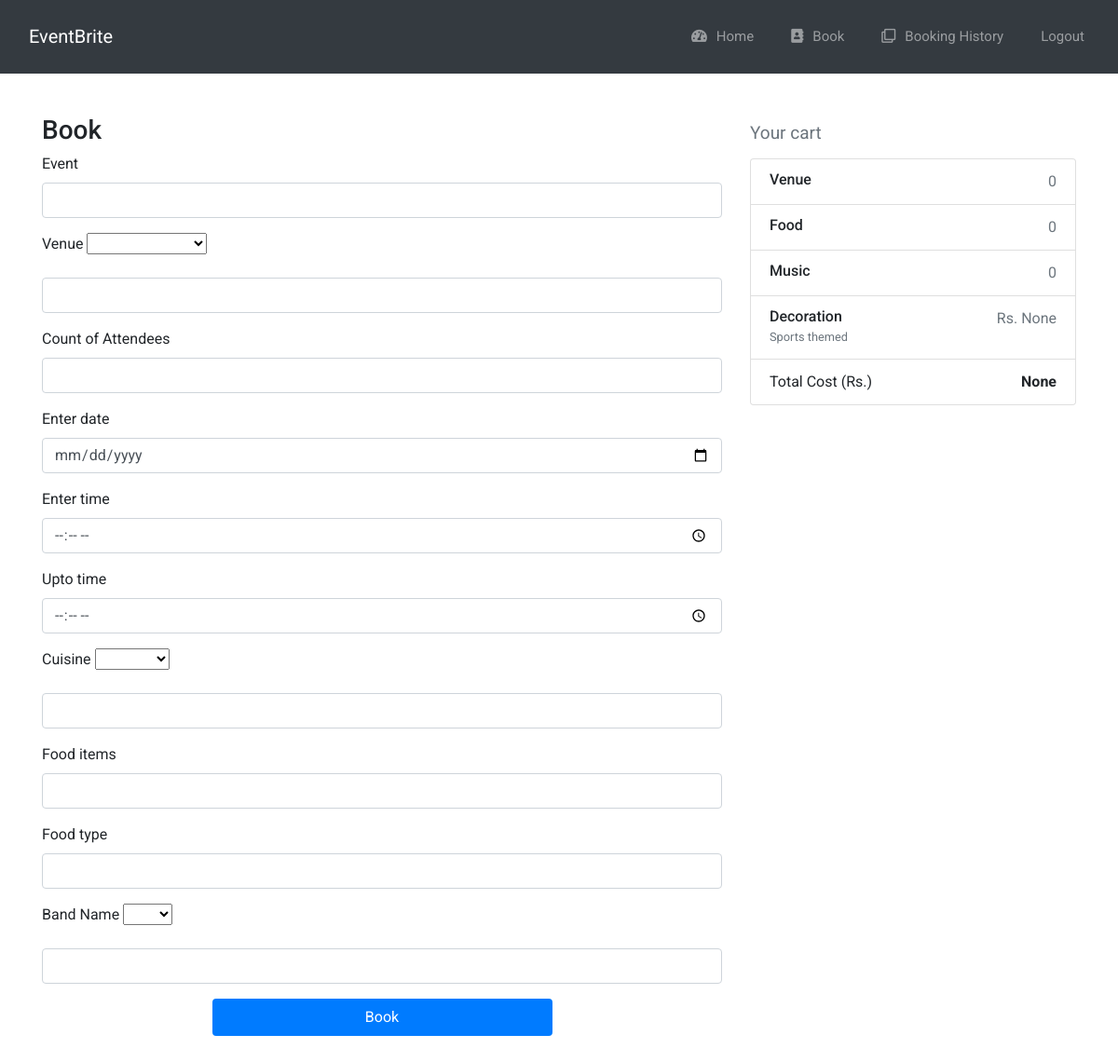
Page /bookings/Sports themed on the earlier database version.
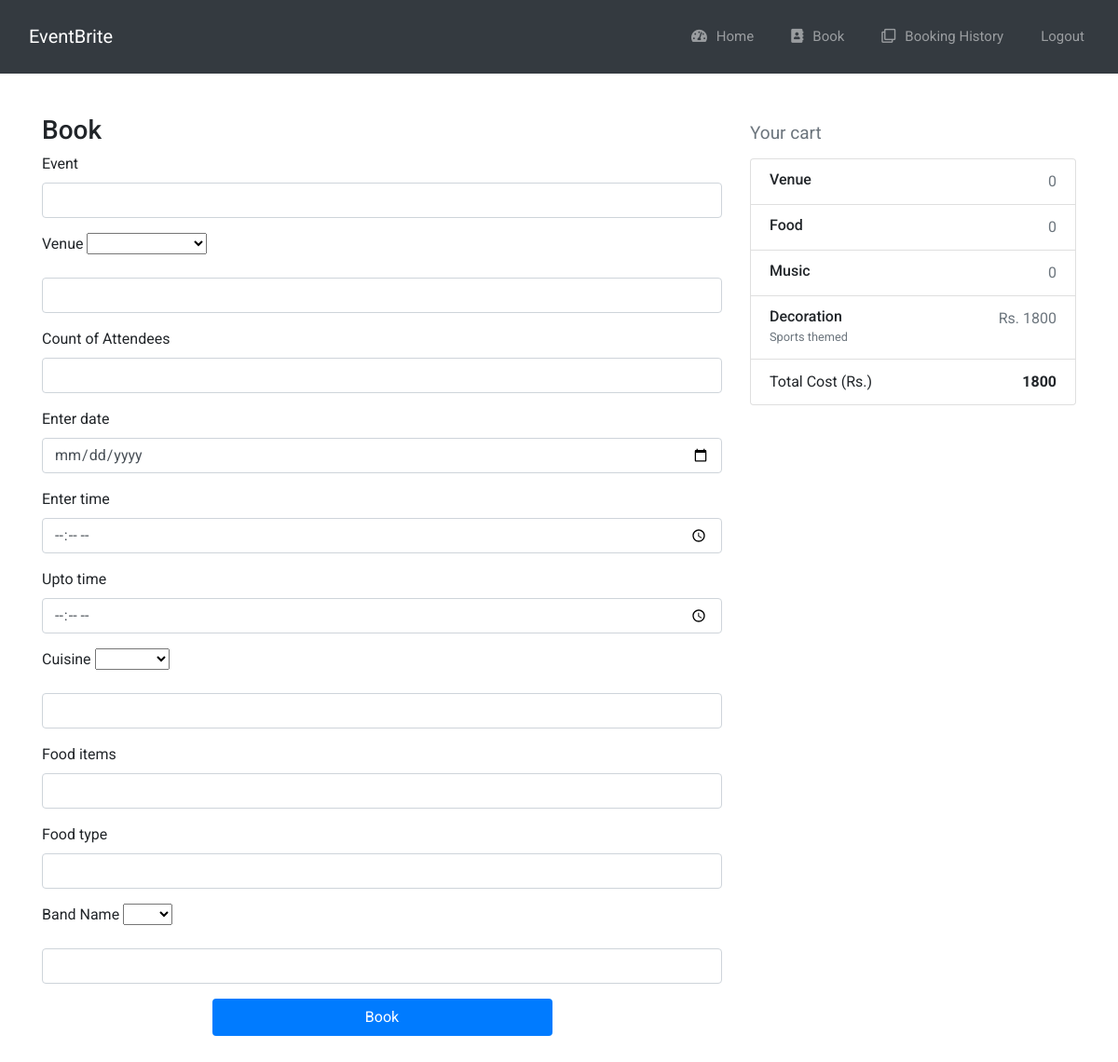
Same page on the later database version.
### app.py (models this page shows)
class Decoration(db.Model):
    id = db.Column(db.Integer, primary_key=True)
    theme_name = db.Column(db.String(50))
    url_pic = db.Column(db.String(50))### Add theme photo
    cost = db.Column(db.Integer)

### app.py (the view, shortened to what this page needs)
@app.route('/bookings/<name>',methods=['GET','POST'])
def bookings(name):
    venue_obj = Venue.query.with_entities(Venue.id, Venue.venue_name, Venue.cost).all()
    food_obj= Food.query.with_entities(Food.id, Food.cuisine, Food.cost_per_head, Food.food_items).all()
    band_obj = Band.query.with_entities(Band.id, Band.band_name, Band.cost).all()
    l=[]
    for x in food_obj:
        l.append(x.food_items)
    print(l)
    decoration_cost = Decoration.query.filter_by(theme_name=name).first().cost
    return render_template('bookings.html',venue=venue_obj,food=food_obj,band=band_obj,l=l, decoration=name, decoration_cost=decoration_cost)

### templates/bookings.html (shortened to what this page needs)
{% extends 'base.html' %}
{%block body%}
<br>
<div class="container theme-showcase col-sm-offset-3" role="main">
      <div class="row">
        <div class="col-md-4 order-md-2 mb-4">
            <h4 class="d-flex justify-content-between align-items-center mb-3">
                <span class="text-muted">Your cart</span>
            </h4>
            <ul class="list-group mb-3 sticky-top">
                <li class="list-group-item d-flex justify-content-between lh-condensed">
                    <div>
                        <h6 class="my-0">Venue</h6>
                    </div>
                    <span class="text-muted" id="_venue_cost">0</span>
                </li>
                <li class="list-group-item d-flex justify-content-between lh-condensed">
                    <div>
                        <h6 class="my-0">Food</h6>
                    </div>
                    <span class="text-muted" id="_food_cost">0</span>
                </li>
                <li class="list-group-item d-flex justify-content-between lh-condensed">
                    <div>
                        <h6 class="my-0">Music</h6>
                    </div>
                    <span class="text-muted" id="_band_cost">0</span>
                </li>
                <li class="list-group-item d-flex justify-content-between lh-condensed">
                    <div>
                        <h6 class="my-0">Decoration</h6>
                        <small class="text-muted">{{decoration}}</small>
                    </div>
                    <span class="text-muted">Rs. {{decoration_cost}}</span>
                </li>
                <li class="list-group-item d-flex justify-content-between">
                    <span>Total Cost (Rs.)</span>
                    <strong id="total_cost">{{decoration_cost}}</strong>
                </li>
            </ul>
        </div>
        <div class="col-md-8 order-md-1">
        <div class="panel panel-primary">
          <div class="panel-heading">
            <h3 class="panel-title">Book</h3>
          </div>
          <div class="panel-body">
            <form method="POST" action="">
              <div class="form-group">
                <div class="form-group">
                    <label for="event">Event</label>
                        <input type="text" class="form-control" id="event" name="event" placeholder="" required>
                </div>
                <div class="form-group">
                    <label for="venue">Venue</label>
                        <select name="band"  onchange="get_cost(this.value, '_venue')">
                            <option value= ""></option>
                </select>
                </div>
                <div class="form-group">
                        <input type="text" class="form-control" id="_venue_" name="_venue_" placeholder="" required>
                </div>
                 <div class="form-group">
                    <label for="attendees">Count of Attendees</label>
                        <input type="number" class="form-control" id="attendees" name="attendees" placeholder="" required>
                </div>
                <div class="form-group">
                    <label for="date">Enter date</label>
                        <input type="date" class="form-control" id="date" name="date" placeholder="" required>
</div>
                <div class="form-group">
                    <label for="time">Enter time</label>
                        <input type="time" class="form-control" id="time" name="time" placeholder="" required>
                </div>
                <div class="form-group">
                    <label for="totime">Upto time</label>
                        <input type="time" class="form-control" id="totime" name="totime" placeholder="" required>
                </div>
                <div class="form-group">
                    <label for="cuisine">Cuisine</label>
                        <select name="cuisine"  onchange="filter_cuisine(this.value)">
                            <option value= ""></option>
                            {% for f in food %}
                            <option value= "{{f}}">{{f.cuisine}}</option>
                           {% endfor%}
                        </select>
                </div>
                <div class="form-group">
                    <input type="text" class="form-control" id="_cuisine_" name="_cuisine_" placeholder="" required>
                </div>
                <div class="form-group">
                    <label for="fitems">Food items</label>
                        <input type="text" class="form-control" id="fitems" name="fitems" placeholder="" required>
                </div>
                <div class="form-group">
                    <label for="ftype">Food type </label>
                        <input type="text" class="form-control" id="ftype" name="ftype" placeholder="" required>
                </div>
                <div class="form-group">
                    <label for="band">Band Name</label>
                        <select name="band"  onchange="get_cost(this.value, '_band')">
                            <option value= ""></option>
                            {% for b in band %}
                            <option value= "{{b}}">{{b.band_name}}</option>
                           {% endfor%}
                        </select>
                </div>
                <div class="form-group">
                    <input type="text" class="form-control" id="_band_" name="_band_" placeholder="" required>
            </div>
              <div style="margin-bottom: 50px; text-align: center;">
                <button type="submit" class="btn btn-primary" style="width: 50%; ">Book</button>
              </div>
            </div>
            </form>
            </div>
        </div>
      </div>
</div>
  </div>
  {% endblock %}

### templates/base.html (shortened to what this page needs)
<!DOCTYPE html>
<html lang="en" >
<head>
    <link rel='stylesheet' href='https://stackpath.bootstrapcdn.com/bootstrap/4.3.1/css/bootstrap.min.css'>
    <link rel='stylesheet' href='https://cdnjs.cloudflare.com/ajax/libs/font-awesome/5.10.2/css/all.css'>
    <link rel="stylesheet" href="/static/style.css">
</head>
<body>
<nav class="navbar navbar-expand-lg navbar-dark bg-dark">
        <a class="navbar-brand navbar-logo" href="/home">EventBrite</a>
        <div class="collapse navbar-collapse" id="navbarSupportedContent">
            <ul class="navbar-nav ml-auto">
                <li class="nav-item">
                    <a class="nav-link" href="/home"><i class="fas fa-tachometer-alt"></i>Home</a>
                </li>
                <li class="nav-item">
                    <a class="nav-link" href="/bookings"><i class="fas fa-address-book"></i>Book</a>
                </li>
                <li class="nav-item">
                    <a class="nav-link" href="/viewbookings"><i class="far fa-clone"></i>Booking History</a>
                </li>
                <li class="nav-item">
                    <a class="nav-link" href="/logout">Logout</a>
                </li>
            </ul>
        </div>
    </nav>
{%block body%}
{% endblock %}
</body>
</html>

### static/style.css (style rules this page uses)
body { font-family: 'Roboto', sans-serif; }
* { margin: 0; padding: 0; }
i { margin-right: 10px; }
.navbar-logo { padding: 15px; color: #fff; }
#navbarSupportedContent { overflow: hidden; position: relative; }
#navbarSupportedContent ul { padding: 0px; margin: 0px; }
#navbarSupportedContent ul li a i { margin-right: 10px; }
#navbarSupportedContent li { list-style-type: none; float: left; }
#navbarSupportedContent ul li a { color: rgba(255,255,255,0.5); text-decoration: none; font-size: 15px; display: block; padding: 20px 20px; transition-duration:0.6s; transition-timing-function: cubic-bezier(0.68, -0.55, 0.265, 1.55); position: relative; }
input { width: 100%; }
.btn { border-width: 2px; }
h4 { margin-top: 10.5px; font-weight: 400; line-height: 1.1; color: inherit; font-size: 19px; }
.row { padding-top: 20px; }

Differences in the rows shown:
changed Decoration "Sports themed": cost (not shown) → "1800"
Other differences:
{{ decoration_cost }}: "None" → (not shown)
